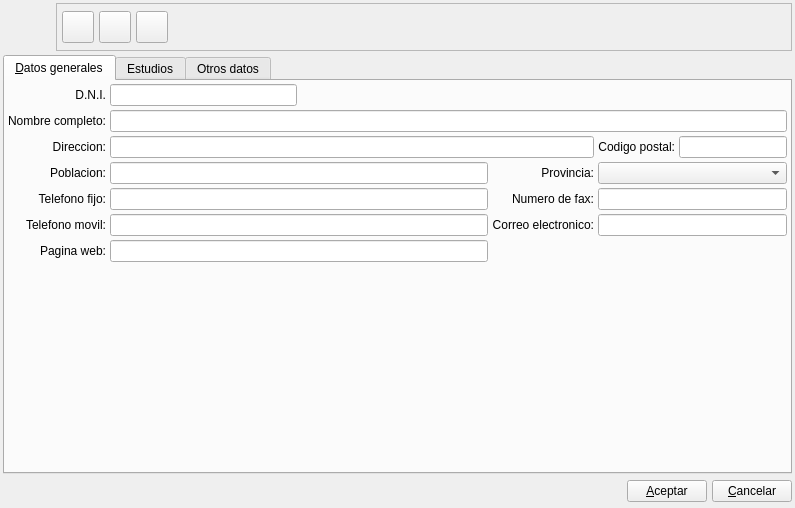
<?xml version="1.0" encoding="UTF-8"?>
<ui version="4.0">
 <author>Alvaro de Miguel</author>
 <class>ProfesorBase</class>
 <widget class="QWidget" name="ProfesorBase">
  <property name="geometry">
   <rect>
    <x>0</x>
    <y>0</y>
    <width>795</width>
    <height>508</height>
   </rect>
  </property>
  <property name="minimumSize">
   <size>
    <width>500</width>
    <height>150</height>
   </size>
  </property>
  <property name="windowTitle">
   <string>Nuevo Profesor</string>
  </property>
  <property name="windowIcon">
   <iconset resource="gestionaula.qrc">
    <normaloff>:/ImgGestionAula/icons/profesor.gif</normaloff>:/ImgGestionAula/icons/profesor.gif</iconset>
  </property>
  <property name="toolTip">
   <string extracomment="Estudios"/>
  </property>
  <property name="statusTip">
   <string extracomment="Estudios"/>
  </property>
  <property name="whatsThis">
   <string extracomment="Pestaña de estudios"/>
  </property>
  <layout class="QVBoxLayout" name="verticalLayout">
   <item>
    <layout class="QHBoxLayout" name="hbox2">
     <property name="spacing">
      <number>5</number>
     </property>
     <property name="margin">
      <number>0</number>
     </property>
     <item>
      <widget class="QLabel" name="label">
       <property name="minimumSize">
        <size>
         <width>48</width>
         <height>48</height>
        </size>
       </property>
       <property name="maximumSize">
        <size>
         <width>48</width>
         <height>48</height>
        </size>
       </property>
       <property name="text">
        <string/>
       </property>
       <property name="pixmap">
        <pixmap resource="gestionaula.qrc">:/ImgGestionAula/icons/profesor.gif</pixmap>
       </property>
       <property name="scaledContents">
        <bool>true</bool>
       </property>
      </widget>
     </item>
     <item>
      <widget class="QFrame" name="frame">
       <property name="frameShape">
        <enum>QFrame::StyledPanel</enum>
       </property>
       <property name="frameShadow">
        <enum>QFrame::Raised</enum>
       </property>
       <layout class="QHBoxLayout">
        <property name="spacing">
         <number>5</number>
        </property>
        <property name="margin">
         <number>5</number>
        </property>
        <item>
         <widget class="QToolButton" name="mui_guardar">
          <property name="minimumSize">
           <size>
            <width>32</width>
            <height>32</height>
           </size>
          </property>
          <property name="maximumSize">
           <size>
            <width>32</width>
            <height>32</height>
           </size>
          </property>
          <property name="toolTip">
           <string>Guardar cobro</string>
          </property>
          <property name="whatsThis">
           <string>Guardar cobro</string>
          </property>
          <property name="text">
           <string/>
          </property>
          <property name="icon">
           <iconset resource="../../../bulmages.qrc">
            <normaloff>:/Images/edit-save.svg</normaloff>:/Images/edit-save.svg</iconset>
          </property>
          <property name="iconSize">
           <size>
            <width>32</width>
            <height>32</height>
           </size>
          </property>
          <property name="shortcut">
           <string>Ctrl+S</string>
          </property>
         </widget>
        </item>
        <item>
         <widget class="QToolButton" name="mui_borrar">
          <property name="minimumSize">
           <size>
            <width>32</width>
            <height>32</height>
           </size>
          </property>
          <property name="maximumSize">
           <size>
            <width>32</width>
            <height>32</height>
           </size>
          </property>
          <property name="toolTip">
           <string>Borrar cobro</string>
          </property>
          <property name="whatsThis">
           <string>Borrar cobro</string>
          </property>
          <property name="text">
           <string/>
          </property>
          <property name="icon">
           <iconset resource="../../../bulmages.qrc">
            <normaloff>:/Images/edit-delete.svg</normaloff>:/Images/edit-delete.svg</iconset>
          </property>
          <property name="iconSize">
           <size>
            <width>32</width>
            <height>32</height>
           </size>
          </property>
          <property name="shortcut">
           <string>Ctrl+D</string>
          </property>
         </widget>
        </item>
        <item>
         <widget class="QToolButton" name="mui_imprimir">
          <property name="minimumSize">
           <size>
            <width>32</width>
            <height>32</height>
           </size>
          </property>
          <property name="maximumSize">
           <size>
            <width>32</width>
            <height>32</height>
           </size>
          </property>
          <property name="toolTip">
           <string>Borrar cobro</string>
          </property>
          <property name="whatsThis">
           <string>Borrar cobro</string>
          </property>
          <property name="text">
           <string/>
          </property>
          <property name="icon">
           <iconset resource="../../../bulmages.qrc">
            <normaloff>:/Images/document-print.svg</normaloff>:/Images/document-print.svg</iconset>
          </property>
          <property name="iconSize">
           <size>
            <width>32</width>
            <height>32</height>
           </size>
          </property>
          <property name="shortcut">
           <string>Ctrl+I</string>
          </property>
         </widget>
        </item>
        <item>
         <spacer name="sp2">
          <property name="orientation">
           <enum>Qt::Horizontal</enum>
          </property>
          <property name="sizeType">
           <enum>QSizePolicy::Expanding</enum>
          </property>
          <property name="sizeHint" stdset="0">
           <size>
            <width>41</width>
            <height>34</height>
           </size>
          </property>
         </spacer>
        </item>
       </layout>
      </widget>
     </item>
    </layout>
   </item>
   <item>
    <widget class="QTabWidget" name="mui_tab">
     <property name="enabled">
      <bool>true</bool>
     </property>
     <property name="currentIndex">
      <number>0</number>
     </property>
     <widget class="QWidget" name="Tab1">
      <attribute name="title">
       <string>&amp;Datos generales</string>
      </attribute>
      <layout class="QGridLayout" name="gridLayout">
       <item row="0" column="0">
        <widget class="QLabel" name="textLabel2_5">
         <property name="text">
          <string>D.N.I.</string>
         </property>
         <property name="alignment">
          <set>Qt::AlignRight|Qt::AlignTrailing|Qt::AlignVCenter</set>
         </property>
         <property name="buddy">
          <cstring>mui_dniprofesor</cstring>
         </property>
        </widget>
       </item>
       <item row="0" column="1">
        <widget class="QLineEdit" name="mui_dniprofesor">
         <property name="maxLength">
          <number>200</number>
         </property>
        </widget>
       </item>
       <item row="0" column="2">
        <spacer name="sp4">
         <property name="orientation">
          <enum>Qt::Horizontal</enum>
         </property>
         <property name="sizeHint" stdset="0">
          <size>
           <width>40</width>
           <height>20</height>
          </size>
         </property>
        </spacer>
       </item>
       <item row="1" column="0">
        <widget class="QLabel" name="textLabel2_2">
         <property name="text">
          <string>Nombre completo:</string>
         </property>
         <property name="alignment">
          <set>Qt::AlignRight|Qt::AlignTrailing|Qt::AlignVCenter</set>
         </property>
         <property name="buddy">
          <cstring>mui_nombreprofesor</cstring>
         </property>
        </widget>
       </item>
       <item row="1" column="1" colspan="5">
        <widget class="QLineEdit" name="mui_nombreprofesor">
         <property name="sizePolicy">
          <sizepolicy hsizetype="Expanding" vsizetype="Preferred">
           <horstretch>0</horstretch>
           <verstretch>0</verstretch>
          </sizepolicy>
         </property>
        </widget>
       </item>
       <item row="2" column="0">
        <widget class="QLabel" name="textLabel2_6">
         <property name="text">
          <string>Direccion:</string>
         </property>
         <property name="alignment">
          <set>Qt::AlignRight|Qt::AlignTrailing|Qt::AlignVCenter</set>
         </property>
         <property name="buddy">
          <cstring>mui_dirprofesor</cstring>
         </property>
        </widget>
       </item>
       <item row="2" column="1" colspan="3">
        <widget class="QLineEdit" name="mui_dirprofesor">
         <property name="maxLength">
          <number>100</number>
         </property>
        </widget>
       </item>
       <item row="2" column="4">
        <widget class="QLabel" name="textLabel2_7">
         <property name="sizePolicy">
          <sizepolicy hsizetype="Fixed" vsizetype="Fixed">
           <horstretch>0</horstretch>
           <verstretch>0</verstretch>
          </sizepolicy>
         </property>
         <property name="text">
          <string>Codigo postal:</string>
         </property>
         <property name="alignment">
          <set>Qt::AlignRight|Qt::AlignTrailing|Qt::AlignVCenter</set>
         </property>
         <property name="buddy">
          <cstring>mui_cpprofesor</cstring>
         </property>
        </widget>
       </item>
       <item row="2" column="5">
        <widget class="QLineEdit" name="mui_cpprofesor">
         <property name="sizePolicy">
          <sizepolicy hsizetype="Fixed" vsizetype="Fixed">
           <horstretch>0</horstretch>
           <verstretch>0</verstretch>
          </sizepolicy>
         </property>
         <property name="maxLength">
          <number>10</number>
         </property>
        </widget>
       </item>
       <item row="3" column="0">
        <widget class="QLabel" name="textLabel2_9">
         <property name="text">
          <string>Poblacion:</string>
         </property>
         <property name="alignment">
          <set>Qt::AlignRight|Qt::AlignTrailing|Qt::AlignVCenter</set>
         </property>
         <property name="buddy">
          <cstring>mui_poblprofesor</cstring>
         </property>
        </widget>
       </item>
       <item row="3" column="1" colspan="2">
        <widget class="QLineEdit" name="mui_poblprofesor">
         <property name="maxLength">
          <number>40</number>
         </property>
        </widget>
       </item>
       <item row="3" column="3">
        <widget class="QLabel" name="textLabel2_9_2">
         <property name="text">
          <string>Provincia:</string>
         </property>
         <property name="alignment">
          <set>Qt::AlignRight|Qt::AlignTrailing|Qt::AlignVCenter</set>
         </property>
         <property name="buddy">
          <cstring>mui_idprovincia</cstring>
         </property>
        </widget>
       </item>
       <item row="3" column="4" colspan="2">
        <widget class="BlComboBox" name="mui_idprovincia"/>
       </item>
       <item row="4" column="0">
        <widget class="QLabel" name="textLabel2_8">
         <property name="text">
          <string>Telefono fijo:</string>
         </property>
         <property name="alignment">
          <set>Qt::AlignRight|Qt::AlignTrailing|Qt::AlignVCenter</set>
         </property>
         <property name="buddy">
          <cstring>mui_telprofesor</cstring>
         </property>
        </widget>
       </item>
       <item row="4" column="1" colspan="2">
        <widget class="QLineEdit" name="mui_telprofesor">
         <property name="maxLength">
          <number>20</number>
         </property>
        </widget>
       </item>
       <item row="4" column="3">
        <widget class="QLabel" name="textLabel2_8_4">
         <property name="text">
          <string>Numero de fax:</string>
         </property>
         <property name="alignment">
          <set>Qt::AlignRight|Qt::AlignTrailing|Qt::AlignVCenter</set>
         </property>
         <property name="buddy">
          <cstring>mui_faxprofesor</cstring>
         </property>
        </widget>
       </item>
       <item row="4" column="4" colspan="2">
        <widget class="QLineEdit" name="mui_faxprofesor">
         <property name="maxLength">
          <number>20</number>
         </property>
        </widget>
       </item>
       <item row="6" column="0">
        <widget class="QLabel" name="textLabel2_8_2">
         <property name="text">
          <string>Pagina web:</string>
         </property>
         <property name="alignment">
          <set>Qt::AlignRight|Qt::AlignTrailing|Qt::AlignVCenter</set>
         </property>
         <property name="buddy">
          <cstring>mui_urlprofesor</cstring>
         </property>
        </widget>
       </item>
       <item row="6" column="1" colspan="2">
        <widget class="QLineEdit" name="mui_urlprofesor">
         <property name="maxLength">
          <number>150</number>
         </property>
        </widget>
       </item>
       <item row="7" column="1">
        <spacer name="sp3">
         <property name="orientation">
          <enum>Qt::Vertical</enum>
         </property>
         <property name="sizeHint" stdset="0">
          <size>
           <width>20</width>
           <height>40</height>
          </size>
         </property>
        </spacer>
       </item>
       <item row="5" column="0">
        <widget class="QLabel" name="textLabel2_8_5">
         <property name="text">
          <string>Telefono movil:</string>
         </property>
         <property name="alignment">
          <set>Qt::AlignRight|Qt::AlignTrailing|Qt::AlignVCenter</set>
         </property>
         <property name="buddy">
          <cstring>mui_movilprofesor</cstring>
         </property>
        </widget>
       </item>
       <item row="5" column="1" colspan="2">
        <widget class="QLineEdit" name="mui_movilprofesor">
         <property name="maxLength">
          <number>20</number>
         </property>
        </widget>
       </item>
       <item row="5" column="3">
        <widget class="QLabel" name="textLabel2_8_3">
         <property name="text">
          <string>Correo electronico:</string>
         </property>
         <property name="alignment">
          <set>Qt::AlignRight|Qt::AlignTrailing|Qt::AlignVCenter</set>
         </property>
         <property name="buddy">
          <cstring>mui_mailprofesor</cstring>
         </property>
        </widget>
       </item>
       <item row="5" column="4" colspan="2">
        <widget class="QLineEdit" name="mui_mailprofesor">
         <property name="maxLength">
          <number>100</number>
         </property>
        </widget>
       </item>
      </layout>
     </widget>
     <widget class="QWidget" name="tabEstudios">
      <property name="toolTip">
       <string extracomment="Estudios"/>
      </property>
      <property name="statusTip">
       <string extracomment="Estudios"/>
      </property>
      <property name="whatsThis">
       <string extracomment="Pestaña de estudios"/>
      </property>
      <attribute name="title">
       <string>Estudios</string>
      </attribute>
      <layout class="QGridLayout" name="gridLayout_2">
       <property name="margin">
        <number>5</number>
       </property>
       <item row="0" column="0">
        <widget class="QLabel" name="label_2">
         <property name="text">
          <string>Estudios:</string>
         </property>
        </widget>
       </item>
       <item row="1" column="0">
        <widget class="QTextEdit" name="mui_estudiosprofesor"/>
       </item>
      </layout>
     </widget>
     <widget class="QWidget" name="tabOtros">
      <attribute name="title">
       <string>Otros datos</string>
      </attribute>
      <layout class="QGridLayout" name="_3">
       <property name="margin">
        <number>5</number>
       </property>
       <property name="spacing">
        <number>5</number>
       </property>
       <item row="0" column="0" colspan="2">
        <widget class="QLabel" name="textLabel2_4_2_2">
         <property name="text">
          <string>Comentarios:</string>
         </property>
         <property name="buddy">
          <cstring>mui_comentprofesor</cstring>
         </property>
        </widget>
       </item>
       <item row="1" column="0" colspan="2">
        <widget class="QTextEdit" name="mui_comentprofesor">
         <property name="sizePolicy">
          <sizepolicy hsizetype="Expanding" vsizetype="Expanding">
           <horstretch>0</horstretch>
           <verstretch>0</verstretch>
          </sizepolicy>
         </property>
         <property name="tabChangesFocus">
          <bool>true</bool>
         </property>
        </widget>
       </item>
      </layout>
     </widget>
    </widget>
   </item>
   <item>
    <layout class="QHBoxLayout" name="hbox1">
     <property name="spacing">
      <number>5</number>
     </property>
     <property name="margin">
      <number>0</number>
     </property>
     <item>
      <spacer name="sp1">
       <property name="orientation">
        <enum>Qt::Horizontal</enum>
       </property>
       <property name="sizeType">
        <enum>QSizePolicy::Expanding</enum>
       </property>
       <property name="sizeHint" stdset="0">
        <size>
         <width>201</width>
         <height>27</height>
        </size>
       </property>
      </spacer>
     </item>
     <item>
      <widget class="QPushButton" name="mui_aceptar">
       <property name="text">
        <string>&amp;Aceptar</string>
       </property>
      </widget>
     </item>
     <item>
      <widget class="QPushButton" name="mui_cancelar">
       <property name="text">
        <string>&amp;Cancelar</string>
       </property>
      </widget>
     </item>
    </layout>
   </item>
  </layout>
 </widget>
 <layoutdefault spacing="4" margin="3"/>
 <customwidgets>
  <customwidget>
   <class>BlComboBox</class>
   <extends>QComboBox</extends>
   <header>blcombobox.h</header>
  </customwidget>
 </customwidgets>
 <tabstops>
  <tabstop>mui_tab</tabstop>
  <tabstop>mui_guardar</tabstop>
  <tabstop>mui_borrar</tabstop>
  <tabstop>mui_imprimir</tabstop>
  <tabstop>mui_dniprofesor</tabstop>
  <tabstop>mui_nombreprofesor</tabstop>
  <tabstop>mui_dirprofesor</tabstop>
  <tabstop>mui_cpprofesor</tabstop>
  <tabstop>mui_poblprofesor</tabstop>
  <tabstop>mui_idprovincia</tabstop>
  <tabstop>mui_telprofesor</tabstop>
  <tabstop>mui_faxprofesor</tabstop>
  <tabstop>mui_movilprofesor</tabstop>
  <tabstop>mui_mailprofesor</tabstop>
  <tabstop>mui_urlprofesor</tabstop>
  <tabstop>mui_aceptar</tabstop>
  <tabstop>mui_cancelar</tabstop>
  <tabstop>mui_estudiosprofesor</tabstop>
  <tabstop>mui_comentprofesor</tabstop>
 </tabstops>
 <resources>
  <include location="../../../bulmages.qrc"/>
  <include location="gestionaula.qrc"/>
 </resources>
 <connections/>
</ui>
